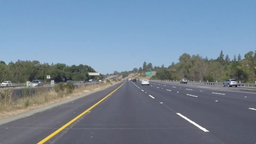
#> input picture task-2-1.png, 256 x 144 px, shrunk from 960 x 540 before the run
$ python task-2-1-2.py
#> lines starting #> are read from the running program, lines starting #| are printed output that depends on the picture
# 申明：代码由ai辅助编写，疑问与注释由本人编写（看不懂的地方问ai）
import numpy as np
from PIL import Image
import matplotlib.pyplot as plt # 绘图库，用来展示原图、卷积后的图片，方便对比
plt.rcParams["font.sans-serif"] = ["SimHei"]  # 设置黑体，支持中文
plt.rcParams["axes.unicode_minus"] = False    # 解决负号显示异常

# ==================== 核心：灰度图二维卷积 ====================

def conv2d_gray(image, kernel, padding=0, stride=1):
    """
    对灰度图进行二维卷积

    参数：
        image:  2D numpy array,形状 (H, W) 输入灰度图像
        kernel: 2D numpy array,形状 (kh, kw) 卷积核
        padding: int, 图片四周补充0像素
        stride:  int, 滑动步长，卷积核每次向右/向下移动1个像素

    返回：
        output: 2D numpy array,卷积结果
    """
    # 确保是浮点数，避免整数溢出
    image = image.astype(np.float32)
    kernel = kernel.astype(np.float32)

    h, w = image.shape # 灰度图形状
    kh, kw = kernel.shape # 卷积核形状

    # 计算输出尺寸

    # 公式看不懂(呜呜)
    # 解答：什么时候我们才需要Padding？
    # 不想让特征图越卷积越小（深层网络，反复卷积会把图缩到很小，丢失信息）
    out_h = (h + 2 * padding - kh) // stride + 1 # 卷积之后输出图片的高度
    out_w = (w + 2 * padding - kw) // stride + 1 # 卷积之后输出图片的宽度

    # 如果尺寸不合法，报错
    if out_h <= 0 or out_w <= 0:
        raise ValueError(
            f"输出尺寸不合法:out_h={out_h}, out_w={out_w}"
            f"请检查 padding/stride/kernel 大小"
        )

    # 边缘填充
    # 在图片四周补一圈0（黑色像素）不加padding的话，卷积核扫到图片边缘的时候，会不够位置，输出图片会变小
    if padding > 0:
        padded = np.pad(image, padding, mode='constant', constant_values=0)
    else:
        padded = image

    # 不填充的话（valid）,传入参数padding=0,进入else


    # 初始化输出
    # 这是在干嘛？
    # 提前创建一块空的矩阵（全部元素初始都是0），用来存放卷积计算完之后的结果
    output = np.zeros((out_h, out_w), dtype=np.float32)

    # 核心卷积：双重循环
    for i in range(out_h):
        for j in range(out_w):
            # 计算当前窗口在 padded 中的位置
            row_start = i * stride
            col_start = j * stride
            row_end = row_start + kh
            col_end = col_start + kw

            # 取出覆盖区域
            region = padded[row_start:row_end, col_start:col_end]

            # 逐元素相乘再求和
            output[i, j] = np.sum(region * kernel)

    return output


# ==================== RGB 图二维卷积 ====================

def conv2d_rgb(image, kernel, padding=0, stride=1):
    """
    对 RGB 图进行二维卷积（对每个通道分别卷积）

    参数：
        image:  3D numpy array,形状 (H, W, 3)
        kernel: 2D numpy array,形状 (kh, kw)
        padding: int
        stride:  int

    返回：
        output: 3D numpy array,形状 (out_h, out_w, 3)
    """
    h, w, c = image.shape
    if c != 3:
        raise ValueError(f"期望 3 通道 RGB 图，实际得到 {c} 通道")

    channels = [] # 创建空列表，用来保存每一个通道卷积后的结果
    for ch in range(c):
        result = conv2d_gray(image[:, :, ch], kernel, padding, stride) # 调用我们之前写好的灰度卷积函数
        channels.append(result) # 把当前通道卷积结果放进列表

    # 通道合并
    return np.stack(channels, axis=-1)


# ==================== 通用卷积函数 ====================

def conv2d(image, kernel, padding=0, stride=1):
    """
    通用二维卷积：自动判断灰度图或 RGB 图

    参数：
        image:  2D (H, W) 或 3D (H, W, 3) numpy array
        kernel: 2D numpy array
        padding: int
        stride:  int

    返回：
        卷积结果，维度与输入一致
    """
    image = np.asarray(image)

    if image.ndim == 2:
        # 灰度图
        return conv2d_gray(image, kernel, padding, stride)
    elif image.ndim == 3:
        # RGB 图
        return conv2d_rgb(image, kernel, padding, stride)
    else:
        raise ValueError(f"不支持的图像维度：{image.ndim}")


# ==================== 卷积核定义 ====================
# 定义了不同作用的卷积核
def mean_kernel(size=3):
    """均值模糊核"""
    return np.ones((size, size), dtype=np.float32) / (size * size)


def gaussian_kernel(size=5, sigma=1.0):
    """高斯模糊核"""
    ax = np.arange(-size // 2 + 1, size // 2 + 1)
    xx, yy = np.meshgrid(ax, ax)
    kernel = np.exp(-(xx ** 2 + yy ** 2) / (2 * sigma ** 2))
    return (kernel / kernel.sum()).astype(np.float32)


def sharpen_kernel():
    """锐化核"""
    return np.array([
        [0, -1, 0],
        [-1, 5, -1],
        [0, -1, 0]
    ], dtype=np.float32)


def sobel_x_kernel():
    """Sobel-X 垂直边缘检测"""
    return np.array([
        [-1, 0, 1],
        [-2, 0, 2],
        [-1, 0, 1]
    ], dtype=np.float32)


def sobel_y_kernel():
    """Sobel-Y 水平边缘检测"""
    return np.array([
        [-1, -2, -1],
        [0, 0, 0],
        [1, 2, 1]
    ], dtype=np.float32)


# ==================== 结果处理与保存 ====================
# 这是在干嘛？
# 解答：把卷积输出的数值，转换成合法图片像素
def normalize_to_uint8(result):
    """
    把卷积结果归一化到 0~255,转成 uint8,便于保存和显示
    支持 2D 灰度图和 3D RGB 图。
    """
    result = result.astype(np.float32)

    if result.ndim == 2:
        r_min, r_max = result.min(), result.max()
        if r_max - r_min > 1e-6:
            normalized = (result - r_min) / (r_max - r_min) * 255
        else:
            normalized = np.zeros_like(result)
        return normalized.astype(np.uint8)

    elif result.ndim == 3:
        out = np.zeros_like(result, dtype=np.float32)
        for ch in range(result.shape[2]):
            ch_data = result[:, :, ch]
            r_min, r_max = ch_data.min(), ch_data.max()
            if r_max - r_min > 1e-6:
                out[:, :, ch] = (ch_data - r_min) / (r_max - r_min) * 255
            else:
                out[:, :, ch] = 0
        return out.astype(np.uint8)

    else:
        raise ValueError(f"不支持的维度：{result.ndim}")


def clip_to_uint8(result):
    """
    直接把结果裁剪到 0~255 再转 uint8。
    适用于你希望保留原始亮度关系的情况。
    """
    return np.clip(result, 0, 255).astype(np.uint8)


# ==================== 主流程演示 ====================
# ai写这段代码是干啥用的
# 调用前面的工具，把整套实验跑起来

def demo(image_path="lane.jpg"):
    """演示灰度图和 RGB 图的卷积"""
#> called with image_path = 'task-2-1.png'
    # 1. 读取图片
    img = Image.open(image_path).convert("RGB") # 这里可以替换图片路径 转换为三通道，去除透明通道
    arr = np.array(img)
    print(f"原图:shape={arr.shape}, dtype={arr.dtype}")
#| 原图:shape=(144, 256, 3), dtype=uint8

    gray = np.array(img.convert("L"))
    print(f"灰度图:shape={gray.shape}, dtype={gray.dtype}")
#| 灰度图:shape=(144, 256), dtype=uint8

    # 2. 定义卷积核
    # 调用卷积核函数，函数实例化
    k_mean = mean_kernel(3)
    k_gauss = gaussian_kernel(5, sigma=1.0)
    k_sharp = sharpen_kernel()
    k_sx = sobel_x_kernel()
    k_sy = sobel_y_kernel()

    # 3. 灰度图卷积
    gray_mean = conv2d(gray, k_mean, padding=1, stride=1)
    gray_gauss = conv2d(gray, k_gauss, padding=2, stride=1)
    gray_sharp = conv2d(gray, k_sharp, padding=1, stride=1)
#> call 3 of conv2d_gray, with kernel = array of shape (3, 3), padding = 1, stride = 1
#> after the loop in conv2d_gray (call 3), `for i in range(out_h):`:
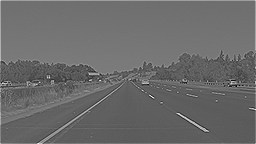
#> output: shape (144, 256) float32; min -193, max 587, mean 133.1; drawn with min black and max white
    gray_sx = conv2d(gray, k_sx, padding=1, stride=1)
#> call 4 of conv2d_gray, with kernel = array of shape (3, 3), padding = 1, stride = 1
#> after the loop in conv2d_gray (call 4), `for i in range(out_h):`:
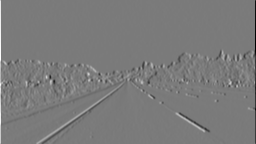
#> output: shape (144, 256) float32; min -673, max 723, mean -0.3; drawn with min black and max white
    gray_sy = conv2d(gray, k_sy, padding=1, stride=1)
#> after the loop in conv2d_gray (call 5), `for i in range(out_h):`:
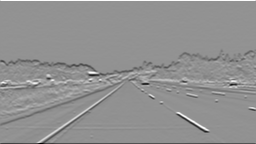
#> output: shape (144, 256) float32; min -807, max 605, mean -1.4; drawn with min black and max white

    # 边缘合成
    # 疑问：这是干嘛用的？
    # Sobel-X找竖边，Sobel-Y找横边
    # 这行代码把两者合并，算出图片里所有方向的边缘强弱，得到一张完整的边缘图（其实还是不太明白 呜呜）
    gray_edge = np.sqrt(gray_sx ** 2 + gray_sy ** 2)
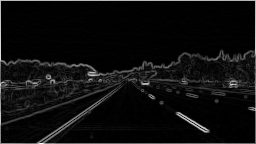
#> gray_edge: shape (144, 256) float32; min 0, max 813, mean 46.8; drawn with min black and max white

    print(f"\n灰度卷积输出形状：{gray_mean.shape}")
#| 灰度卷积输出形状：(144, 256)

    # 4. RGB 图卷积
    rgb_mean = conv2d(arr, k_mean, padding=1, stride=1)
#> the loop in conv2d_rgb, `for ch in range(c):` made 3 passes
#> pass 1, in conv2d_rgb, `result = conv2d_gray(image[:, :, ch], kernel, padding, stride)`:
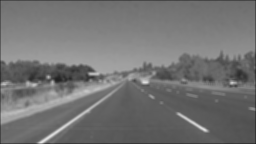
#> result: shape (144, 256) float32; min 33.78, max 225.7, mean 115.7
#> after the loop in conv2d_rgb, `for ch in range(c):`: channels = 3 items
    rgb_sharp = conv2d(arr, k_sharp, padding=1, stride=1)
#> the loop in conv2d_rgb (call 2), `for ch in range(c):` made 3 passes
#> pass 3, in conv2d_gray (call 11), `image = image.astype(np.float32)`:
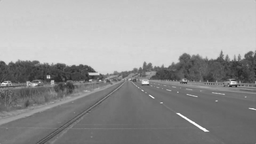
#> image: shape (144, 256) float32; min 29, max 255, mean 150.8
    print(f"RGB 卷积输出形状：{rgb_mean.shape}")
#| RGB 卷积输出形状：(144, 256, 3)

    # 5. 可视化
    fig, axes = plt.subplots(2, 4, figsize=(16, 8))

    axes[0, 0].imshow(gray, cmap="gray")
    axes[0, 0].set_title("灰度原图")
    axes[0, 1].imshow(normalize_to_uint8(gray_mean), cmap="gray")
#> in normalize_to_uint8, `r_min, r_max = result.min(), result.max()`: r_min = 37.56; r_max = 224.2
#> in normalize_to_uint8, `normalized = (result - r_min) / (r_max - r_min) * 255`:
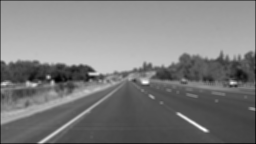
#> normalized: shape (144, 256) float32; min 0, max 255, mean 125.7
    axes[0, 1].set_title("均值模糊")
    axes[0, 2].imshow(normalize_to_uint8(gray_gauss), cmap="gray")
    axes[0, 2].set_title("高斯模糊")
    axes[0, 3].imshow(normalize_to_uint8(gray_sharp), cmap="gray")
    axes[0, 3].set_title("锐化")

    axes[1, 0].imshow(normalize_to_uint8(gray_sx), cmap="gray")
    axes[1, 0].set_title("Sobel-X")
    axes[1, 1].imshow(normalize_to_uint8(gray_sy), cmap="gray")
    axes[1, 1].set_title("Sobel-Y")
    axes[1, 2].imshow(normalize_to_uint8(gray_edge), cmap="gray")
    axes[1, 2].set_title("边缘合成")
    axes[1, 3].imshow(normalize_to_uint8(rgb_sharp))
    axes[1, 3].set_title("RGB 锐化")

    for ax in axes.flatten():
        ax.axis("off")

    plt.tight_layout()
    plt.savefig("conv_results.png", dpi=150)
    plt.show()

    # 6. 保存结果
    Image.fromarray(normalize_to_uint8(gray_mean)).save("gray_mean.png")
    Image.fromarray(normalize_to_uint8(gray_edge)).save("gray_edge.png")
    Image.fromarray(normalize_to_uint8(rgb_sharp)).save("rgb_sharp.png")

    return {
        "gray_mean": gray_mean,
        "gray_gauss": gray_gauss,
        "gray_sharp": gray_sharp,
        "gray_edge": gray_edge,
        "rgb_sharp": rgb_sharp,
    }


if __name__ == "__main__":
    demo("task-2-1.png")

$ run again, with small-data/train/cats/cat.1138.jpg saved as task-2-1.png
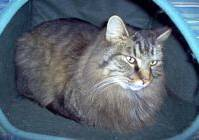
#> input picture small-data/train/cats/cat.1138.jpg, 199 x 140 px
#> in demo, img is the input picture: PIL image 199x140 RGB; mean R, G, B 88.2, 99.6, 110.8
#| 原图:shape=(140, 199, 3), dtype=uint8
#| 灰度图:shape=(140, 199), dtype=uint8
#> padded: shape (144, 203) float32
#| 灰度卷积输出形状：(140, 199)
#> the loop in conv2d_rgb, `for ch in range(c):` made 3 passes
#> pass 1, in conv2d_rgb, `result = conv2d_gray(image[:, :, ch], kernel, padding, stride)`:
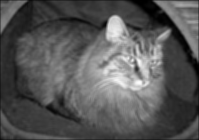
#> result: shape (140, 199) float32; min 0, max 252.7, mean 87.7
#> after the loop in conv2d_rgb, `for ch in range(c):`: channels = 3 items
#> in conv2d_rgb (call 2), `return np.stack(channels, axis=-1)`:
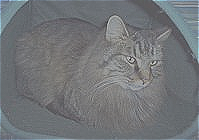
#> returned value: shape (140, 199, 3) float32; mean of channels 0, 1, 2 89.9, 102.1, 113.8; drawn with min black and max white
#| RGB 卷积输出形状：(140, 199, 3)
#> in normalize_to_uint8, `r_min, r_max = result.min(), result.max()`: r_min = 1.22; r_max = 251.2
